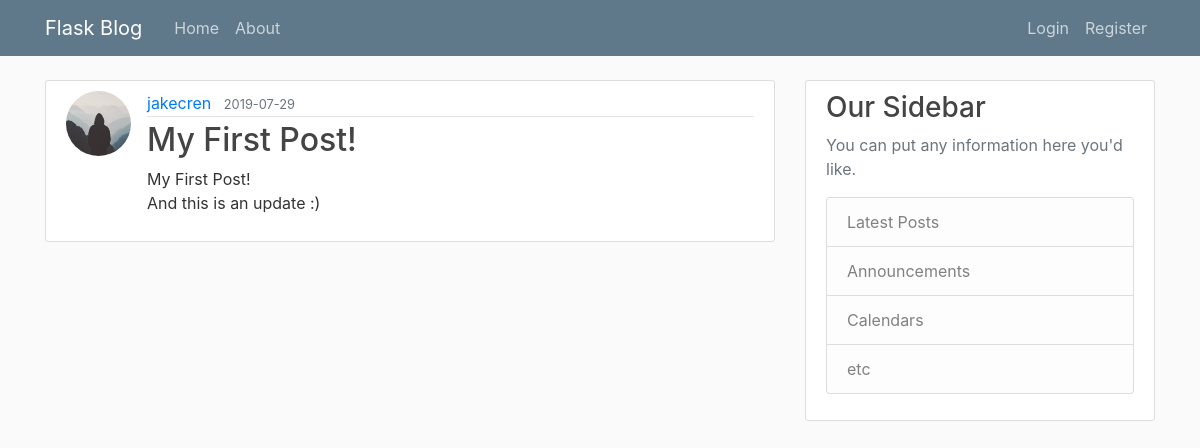
Screenshot of /post/2 with the database file from the repository.
### flaskBlog/models.py (models this page shows, shortened)
class User(db.Model, UserMixin):
    id = db.Column(db.Integer, primary_key = True)
    username = db.Column(db.String(20), unique = True, nullable = False)
    email = db.Column(db.String(120), unique = True, nullable = False)
    image_file = db.Column(db.String(20), nullable = False, default = "default.jpg")
    password = db.Column(db.String(60), nullable = False)
    posts = db.relationship("Post", backref = "author", lazy = True)

class Post(db.Model):
    id = db.Column(db.Integer, primary_key = True)
    title = db.Column(db.String(100), nullable = False)
    date_posted = db.Column(db.DateTime, nullable=False, default=datetime.utcnow)
    content = db.Column(db.Text, nullable = False)
    user_id = db.Column(db.Integer, db.ForeignKey("user.id"), nullable = True)

### flaskBlog/routes.py (the view)
@app.route("/post/<int:post_id>")
def post(post_id):
    post = Post.query.get_or_404(post_id)
    return render_template("post.html", title=post.title, post=post, legend="New Post")

### flaskBlog/templates/post.html (shortened to what this page needs)
{% extends 'layout.html' %}
{% block content %}
<article class="media content-section">
    <img class="rounded-circle article-img"
        src="{{ url_for('static', filename='profile_pics/' + post.author.image_file) }}">
    <div class="media-body">
        <div class="article-metadata">
            <a class="mr-2" href="#">{{ post.author.username }}</a>
            <small class="text-muted">{{ post.date_posted.strftime("%Y-%m-%d") }}</small>
        </div>
        <h2 class="article-title">{{ post.title }}</h2>
        <p class="article-content">{{ post.content }}</p>
    </div>
</article>
{% endblock content %}

### flaskBlog/static/main.css (style rules this page uses)
body { background: #fafafa; color: #333333; margin-top: 5rem; }
h1, h2, h3, h4, h5, h6 { color: #444444; }
.content-section { background: #ffffff; padding: 10px 20px; border: 1px solid #dddddd; border-radius: 3px; margin-bottom: 20px; }
.article-title { color: #444444; }
.article-content { white-space: pre-line; }
.article-img { height: 65px; width: 65px; margin-right: 16px; }
.article-metadata { padding-bottom: 1px; margin-bottom: 4px; border-bottom: 1px solid #e3e3e3 }

### rows the page displays
User: image_file (placeholder picture), author.username "jakecren"
Post: date_posted "2019-07-29", title "My First Post!", content "My First Post! And this is an update :)"
